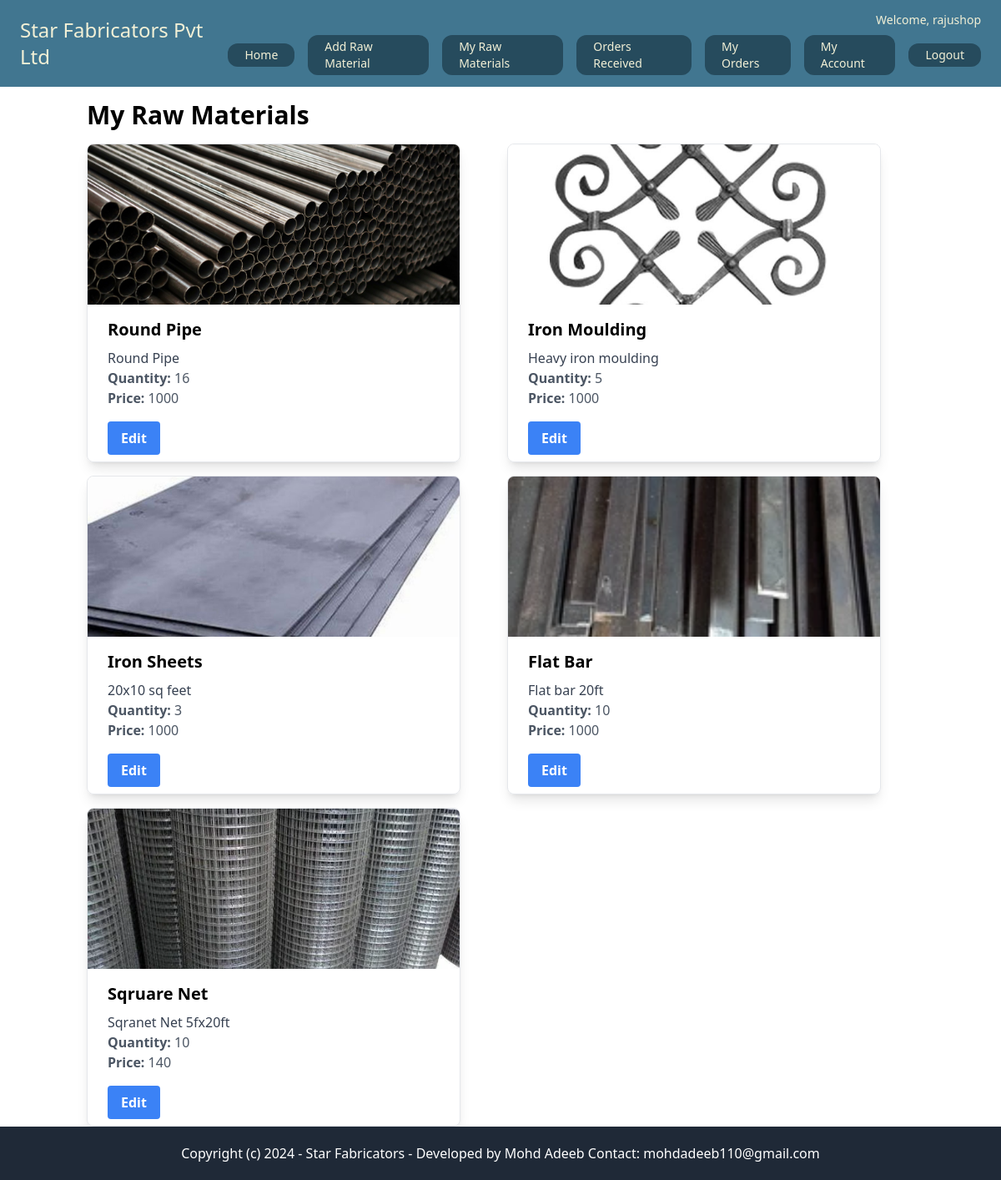
/core/list_raw_materials/ (signed in), run on the app's committed database.
### core/models.py (models this page shows, shortened)
class RawMaterial(models.Model):
    user = models.ForeignKey(User, on_delete=models.CASCADE)
    name = models.CharField(max_length=255)
    description = models.TextField()
    image = models.ImageField(upload_to='raw_materials/')
    quantity = models.IntegerField()
    price = models.IntegerField(default=1000)

### core/views.py (the view)
# urls.py: path('list_raw_materials/', list_raw_materials, name='list_raw_materials'),
@login_required
def list_raw_materials(request):
    raw_materials = RawMaterial.objects.filter(user=request.user)
    return render(request, 'core/list_raw_materials.html', {'raw_materials': raw_materials})

### userprofile/context_processors.py (called while the page is built)
def user_profile(request):
    if request.user.is_authenticated:
        try:
            profile = Userprofile.objects.get(user=request.user)
        except Userprofile.DoesNotExist:
            profile = None
    else:
        profile = None
    return {'user_profile': profile}

### core/templates/core/list_raw_materials.html (shortened to what this page needs)
{% extends "core/base.html" %}
{% block content %}
<div class="container mx-auto px-4">
    <h2 class="text-3xl font-bold my-4">My Raw Materials</h2>
    <div class="grid grid-cols-1 md:grid-cols-2 gap-4">
        {% for raw_material in raw_materials %}
        <div class="max-w-md overflow-hidden shadow-lg border border-gray-200 rounded-lg">
            <img class="w-full h-48 object-cover" src="{{ raw_material.image.url }}" alt="{{ raw_material.name }}">
            <div class="px-6 py-4">
                <div class="font-bold text-xl mb-2">{{ raw_material.name }}</div>
                <p class="text-gray-700 text-base">{{ raw_material.description }}</p>
                <p class="text-gray-600"><strong>Quantity:</strong> {{ raw_material.quantity }}</p>
                <p class="text-gray-600"><strong>Price:</strong> {{ raw_material.price }}</p>
            </div>
            <div class="px-6 pb-2">
                <a href="{% url 'edit_raw_material' raw_material.id %}" class="bg-blue-500 hover:bg-blue-700 text-white font-bold py-2 px-4 rounded inline-block">Edit</a>
            </div>
        </div>
        {% endfor %}
    </div>
</div>
{% endblock %}

### core/templates/core/base.html (shortened to what this page needs)
<!DOCTYPE html>
<html>
<head>
  <script src="https://cdn.tailwindcss.com"></script>
</head>
<body>
  <nav class="py-2 px-6 flex justify-between navbar">
    <a href="/" class="py-2 text-2xl navbar-text mt-1 mb-1">Star Fabricators Pvt Ltd</a>
    <div class="flex flex-col items-end justify-center space-y-2">
        {% if request.user.is_authenticated %}
            <span class="navbar-text py-0 text-sm">Welcome, {{ request.user.username }}</span>
            <div class="flex items-center space-x-4">
              {% if request.user.is_superuser %}
                <a href="{% url 'main_page' %}" class="py-1 px-5 navbar-button rounded-xl text-sm navbar-text hover:bg-gray-700">Home</a>
                <a href="{% url 'manufacturing_products' %}" class="py-1 px-5 navbar-button rounded-xl text-sm navbar-text hover:bg-gray-700">Add Manufacturing Product</a>
                <a href="{% url 'order_raw_materials' %}" class="py-1 px-5 navbar-button rounded-xl text-sm navbar-text hover:bg-gray-700">Orders Raw Materials</a>
                <a href="{% url 'inventory' %}" class="py-1 px-5 navbar-button rounded-xl text-sm navbar-text hover:bg-gray-700">Inventory</a>
                <a href="{% url 'raw_materials' %}" class="py-1 px-5 navbar-button rounded-xl text-sm navbar-text hover:bg-gray-700">Raw Materials by Vendors</a>
                <a href="{% url 'view_cart' %}" class="py-1 px-5 navbar-button rounded-xl text-sm navbar-text hover:bg-gray-700">View Cart</a>
                <a href="{% url 'products' %}" class="py-1 px-5 navbar-button rounded-xl text-sm navbar-text hover:bg-gray-700">Products</a>
                <a href="{% url 'sold_products' %}" class="py-1 px-5 navbar-button rounded-xl text-sm navbar-text hover:bg-gray-700">Sold Products</a>
              {% else %}
                <a href="{% url 'main_page' %}" class="py-1 px-5 navbar-button rounded-xl text-sm navbar-text hover:bg-gray-700">Home</a>
                <a href="{% url 'add_raw_material' %}" class="py-1 px-5 navbar-button rounded-xl text-sm navbar-text hover:bg-gray-700">Add Raw Material</a>
                <a href="{% url 'list_raw_materials' %}" class="py-1 px-5 navbar-button rounded-xl text-sm navbar-text hover:bg-gray-700">My Raw Materials</a>
                <a href="{% url 'orders_recieved' %}" class="py-1 px-5 navbar-button rounded-xl text-sm navbar-text hover:bg-gray-700">Orders Received</a>
                <a href="{% url 'my_orders' %}" class="py-1 px-5 navbar-button rounded-xl text-sm navbar-text hover:bg-gray-700">My Orders</a>
                <a href="{% url 'my_account' %}" class="py-1 px-5 navbar-button rounded-xl text-sm navbar-text hover:bg-gray-700">My Account</a>
              {% endif %}
                <form method="post" action="{% url 'logout' %}">
                    <button type="submit" class="py-1 px-5 navbar-button rounded-xl text-sm navbar-text hover:bg-gray-700">Logout</button>
                </form>
            </div>
        {% else %}
            <div class="flex">
                <a href="{% url 'login' %}" class="py-2 px-5 mr-2 navbar-button rounded-xl text-sm navbar-text hover:bg-gray-700">Log In</a>
                <a href="{% url 'signup' %}" class="py-2 px-5 navbar-button rounded-xl text-sm navbar-text hover:bg-gray-700">Sign Up</a>
            </div>
        {% endif %}
    </div>
  </nav>
  <div class="content">
    {% block content %}
    {% endblock %}
  </div>
  <footer class="py-5 text-center bg-gray-800 text-white">
    <p class="text-base">Copyright (c) 2024 - Star Fabricators - Developed by Mohd Adeeb Contact: mohdadeeb110@gmail.com</p>
  </footer>
</body>
</html>

### core/templates/core/base.html (style rules this page uses)
body { display: flex; flex-direction: column; min-height: 100vh; }
.content { flex: 1; }
footer { flex-shrink: 0; }
.navbar { background-color: #417690; }
.navbar-text { color: #f2f0d6; }
.navbar-button { background-color: #264B5D; }

### data on the page
RawMaterial: image (picture), name "Round Pipe", description "Round Pipe", quantity "16", price "1000"
RawMaterial: image (picture), name "Iron Moulding", description "Heavy iron moulding", quantity "5", price "1000"
RawMaterial: image (picture), name "Iron Sheets", description "20x10 sq feet", quantity "3", price "1000"
RawMaterial: image (picture), name "Flat Bar", description "Flat bar 20ft", quantity "10", price "1000"
RawMaterial: image (picture), name "Sqruare Net", description "Sqranet Net 5fx20ft", quantity "10", price "140"

### other printed values
{{ request.user.username }} "rajushop"
